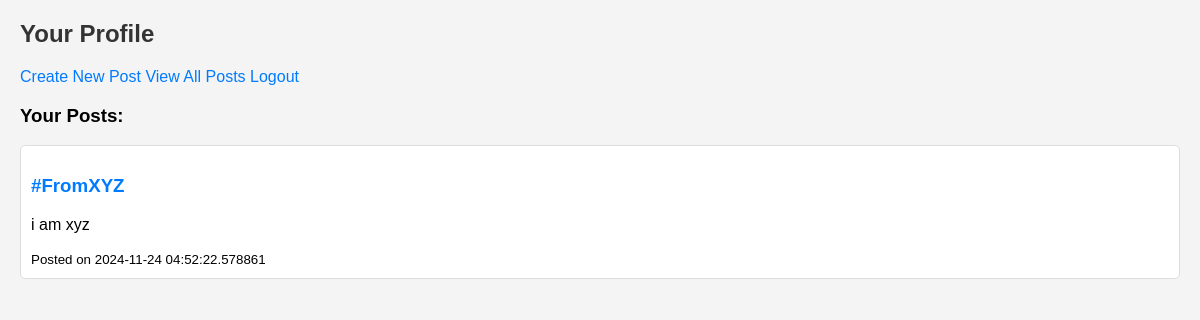
The page /profile (signed in) on the database its author committed.
### app.py (models this page shows)
class Post(db.Model):
    id = db.Column(db.Integer, primary_key=True)
    title = db.Column(db.String(150), nullable=False)
    content = db.Column(db.Text, nullable=False)
    timestamp = db.Column(db.DateTime, default=datetime.utcnow)
    user_id = db.Column(db.Integer, db.ForeignKey('user.id'), nullable=False)
    comments = db.relationship('Comment', backref='post', lazy=True)

### app.py (the view)
@app.route('/profile')
def profile():
    if 'user_id' not in session:
        return redirect(url_for('login'))
    user_id = session['user_id']
    posts = Post.query.filter_by(user_id=user_id).order_by(Post.timestamp.desc()).all()
    return render_template('profile.html', posts=posts)

### templates/profile.html
{% extends "base.html" %}
{% block content %}
<h2>Your Profile</h2>
<a href="{{ url_for('create_post') }}">Create New Post</a>
<a href="{{ url_for('home') }}">View All Posts</a>
<a href="{{ url_for('logout') }}">Logout</a>
<h3>Your Posts:</h3>
<ul>
    {% for post in posts %}
        <li>
            <h3><a href="{{ url_for('post_details', post_id=post.id) }}">{{ post.title }}</a></h3>
            <p>{{ post.content }}</p>
            <small>Posted on {{ post.timestamp }}</small>
        </li>
    {% endfor %}
</ul>
{% endblock %}

### static/css/styles.css (style rules this page uses)
body { font-family: Arial, sans-serif; margin: 20px; padding: 0; background-color: #f4f4f4; }
h2 { color: #333; }
ul { list-style-type: none; padding: 0; }
li { margin: 10px 0; padding: 10px; background: #fff; border: 1px solid #ddd; border-radius: 5px; }
a { color: #007BFF; text-decoration: none; }

### rows shown on the page
Post: title "#FromXYZ", content "i am xyz", timestamp "2024-11-24 04:52:22.578861"
